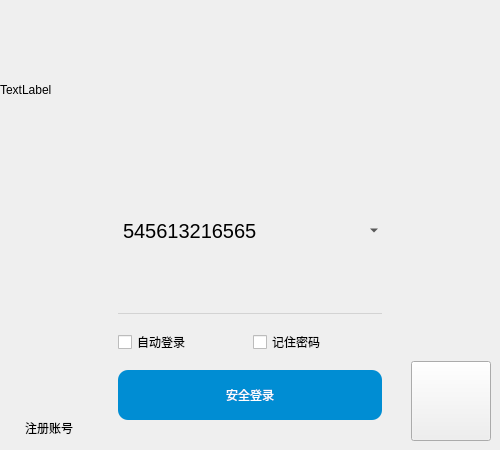
<?xml version="1.0" encoding="UTF-8"?>
<ui version="4.0">
 <class>Form</class>
 <widget class="QWidget" name="Form">
  <property name="geometry">
   <rect>
    <x>0</x>
    <y>0</y>
    <width>500</width>
    <height>450</height>
   </rect>
  </property>
  <property name="minimumSize">
   <size>
    <width>500</width>
    <height>450</height>
   </size>
  </property>
  <property name="maximumSize">
   <size>
    <width>500</width>
    <height>450</height>
   </size>
  </property>
  <property name="windowTitle">
   <string>Form</string>
  </property>
  <layout class="QVBoxLayout" name="verticalLayout" stretch="2,3">
   <property name="spacing">
    <number>0</number>
   </property>
   <property name="leftMargin">
    <number>0</number>
   </property>
   <property name="topMargin">
    <number>0</number>
   </property>
   <property name="rightMargin">
    <number>0</number>
   </property>
   <property name="bottomMargin">
    <number>0</number>
   </property>
   <item>
    <widget class="QWidget" name="widget" native="true">
     <property name="styleSheet">
      <string notr="true"/>
     </property>
     <layout class="QHBoxLayout" name="horizontalLayout_2">
      <property name="spacing">
       <number>0</number>
      </property>
      <property name="leftMargin">
       <number>0</number>
      </property>
      <property name="topMargin">
       <number>0</number>
      </property>
      <property name="rightMargin">
       <number>0</number>
      </property>
      <property name="bottomMargin">
       <number>0</number>
      </property>
      <item>
       <widget class="QLabel" name="label">
        <property name="styleSheet">
         <string notr="true">border-image: url(:/register/images/497a333da990df27c36c06e9cb90f12.png);</string>
        </property>
        <property name="text">
         <string>TextLabel</string>
        </property>
       </widget>
      </item>
     </layout>
    </widget>
   </item>
   <item>
    <widget class="QWidget" name="widget_2" native="true">
     <property name="styleSheet">
      <string notr="true"/>
     </property>
     <layout class="QHBoxLayout" name="horizontalLayout" stretch="2,6,2">
      <item alignment="Qt::AlignLeft|Qt::AlignBottom">
       <widget class="QPushButton" name="pushButton">
        <property name="text">
         <string>注册账号</string>
        </property>
        <property name="flat">
         <bool>true</bool>
        </property>
       </widget>
      </item>
      <item>
       <widget class="QWidget" name="widget_3" native="true">
        <property name="styleSheet">
         <string notr="true"/>
        </property>
        <layout class="QGridLayout" name="gridLayout">
         <item row="0" column="0" colspan="2">
          <widget class="QComboBox" name="comboBox">
           <property name="minimumSize">
            <size>
             <width>0</width>
             <height>45</height>
            </size>
           </property>
           <property name="maximumSize">
            <size>
             <width>16777215</width>
             <height>45</height>
            </size>
           </property>
           <property name="styleSheet">
            <string notr="true">QComboBox{
	font-size:20px;
	border:none;
	border-bottom:1px solid	lightgray;
	background-color: transparent;
}

QComboBox:hover{
	border-bottom:1px solid	gray;
}

QComboBox:focus{
	border-bottom:1px solid	rgb(18,183,245)
}







</string>
           </property>
           <item>
            <property name="text">
             <string>545613216565</string>
            </property>
            <property name="icon">
             <iconset>
              <normaloff>images/close.png</normaloff>images/close.png</iconset>
            </property>
           </item>
           <item>
            <property name="text">
             <string>321657479889</string>
            </property>
            <property name="icon">
             <iconset resource="images.qrc">
              <normaloff>:/login/images/open.png</normaloff>:/login/images/open.png</iconset>
            </property>
           </item>
          </widget>
         </item>
         <item row="1" column="0" colspan="2">
          <widget class="QLineEdit" name="lineEdit">
           <property name="minimumSize">
            <size>
             <width>0</width>
             <height>45</height>
            </size>
           </property>
           <property name="maximumSize">
            <size>
             <width>16777215</width>
             <height>45</height>
            </size>
           </property>
           <property name="styleSheet">
            <string notr="true">QLineEdit{
	font-size:20px;
	border:none;
	border-bottom:1px solid lightgray;
	background-color:transparent;
}

QLineEdit:hover{
	border-bottom:1px solid gray;
}

QLineEdit:focus{
	border-bottom:1px solid rgb(18,183,245);
}</string>
           </property>
           <property name="echoMode">
            <enum>QLineEdit::Password</enum>
           </property>
          </widget>
         </item>
         <item row="2" column="0">
          <widget class="QCheckBox" name="checkBox">
           <property name="text">
            <string>自动登录</string>
           </property>
          </widget>
         </item>
         <item row="2" column="1">
          <widget class="QCheckBox" name="checkBox_2">
           <property name="text">
            <string>记住密码</string>
           </property>
          </widget>
         </item>
         <item row="3" column="0" colspan="2">
          <widget class="QPushButton" name="pushButton_3">
           <property name="minimumSize">
            <size>
             <width>0</width>
             <height>50</height>
            </size>
           </property>
           <property name="maximumSize">
            <size>
             <width>16777215</width>
             <height>50</height>
            </size>
           </property>
           <property name="styleSheet">
            <string notr="true">QPushButton{
	background-color: rgb(0, 141, 211);
	border-radius:10px;
	color:white;
	spacing:20px
}

QPushButton:hover{
	
	background-color: rgb(38, 77, 115);
}

QPushButton:pressed{
	background-color:rbg(85,85,250);
}</string>
           </property>
           <property name="text">
            <string>安全登录</string>
           </property>
           <property name="icon">
            <iconset>
             <normaloff>images/qi.png</normaloff>images/qi.png</iconset>
           </property>
           <property name="iconSize">
            <size>
             <width>50</width>
             <height>50</height>
            </size>
           </property>
          </widget>
         </item>
        </layout>
       </widget>
      </item>
      <item alignment="Qt::AlignRight|Qt::AlignBottom">
       <widget class="QPushButton" name="pushButton_2">
        <property name="minimumSize">
         <size>
          <width>80</width>
          <height>80</height>
         </size>
        </property>
        <property name="maximumSize">
         <size>
          <width>80</width>
          <height>80</height>
         </size>
        </property>
        <property name="styleSheet">
         <string notr="true">border-image: url(:/login/images/close.png);</string>
        </property>
        <property name="text">
         <string/>
        </property>
       </widget>
      </item>
     </layout>
    </widget>
   </item>
  </layout>
 </widget>
 <resources>
  <include location="images.qrc"/>
 </resources>
 <connections>
  <connection>
   <sender>pushButton</sender>
   <signal>clicked()</signal>
   <receiver>Form</receiver>
   <slot>show_register_pane()</slot>
   <hints>
    <hint type="sourcelabel">
     <x>43</x>
     <y>425</y>
    </hint>
    <hint type="destinationlabel">
     <x>-65</x>
     <y>354</y>
    </hint>
   </hints>
  </connection>
  <connection>
   <sender>pushButton_2</sender>
   <signal>clicked()</signal>
   <receiver>Form</receiver>
   <slot>open_link()</slot>
   <hints>
    <hint type="sourcelabel">
     <x>461</x>
     <y>383</y>
    </hint>
    <hint type="destinationlabel">
     <x>622</x>
     <y>313</y>
    </hint>
   </hints>
  </connection>
 </connections>
 <slots>
  <slot>show_register_pane()</slot>
  <slot>open_link()</slot>
 </slots>
</ui>
